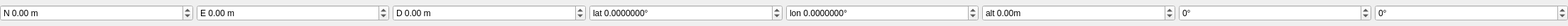
<?xml version="1.0" encoding="UTF-8"?>
<ui version="4.0">
 <class>QGCMissionNavTakeoff</class>
 <widget class="QWidget" name="QGCMissionNavTakeoff">
  <property name="geometry">
   <rect>
    <x>0</x>
    <y>0</y>
    <width>2208</width>
    <height>37</height>
   </rect>
  </property>
  <property name="sizePolicy">
   <sizepolicy hsizetype="Preferred" vsizetype="Preferred">
    <horstretch>0</horstretch>
    <verstretch>0</verstretch>
   </sizepolicy>
  </property>
  <property name="minimumSize">
   <size>
    <width>0</width>
    <height>0</height>
   </size>
  </property>
  <property name="windowTitle">
   <string>Form</string>
  </property>
  <property name="styleSheet">
   <string notr="true"/>
  </property>
  <layout class="QHBoxLayout" name="horizontalLayout">
   <property name="spacing">
    <number>5</number>
   </property>
   <property name="margin">
    <number>0</number>
   </property>
   <item>
    <widget class="QDoubleSpinBox" name="posNSpinBox">
     <property name="sizePolicy">
      <sizepolicy hsizetype="Expanding" vsizetype="Fixed">
       <horstretch>0</horstretch>
       <verstretch>0</verstretch>
      </sizepolicy>
     </property>
     <property name="focusPolicy">
      <enum>Qt::WheelFocus</enum>
     </property>
     <property name="toolTip">
      <string>Position X coordinate</string>
     </property>
     <property name="statusTip">
      <string>Position X corrdinate</string>
     </property>
     <property name="wrapping">
      <bool>false</bool>
     </property>
     <property name="frame">
      <bool>true</bool>
     </property>
     <property name="accelerated">
      <bool>true</bool>
     </property>
     <property name="keyboardTracking">
      <bool>false</bool>
     </property>
     <property name="prefix">
      <string>N </string>
     </property>
     <property name="suffix">
      <string> m</string>
     </property>
     <property name="minimum">
      <double>-10000.000000000000000</double>
     </property>
     <property name="maximum">
      <double>10000.000000000000000</double>
     </property>
     <property name="singleStep">
      <double>0.050000000000000</double>
     </property>
    </widget>
   </item>
   <item>
    <widget class="QDoubleSpinBox" name="posESpinBox">
     <property name="sizePolicy">
      <sizepolicy hsizetype="Expanding" vsizetype="Fixed">
       <horstretch>0</horstretch>
       <verstretch>0</verstretch>
      </sizepolicy>
     </property>
     <property name="focusPolicy">
      <enum>Qt::WheelFocus</enum>
     </property>
     <property name="toolTip">
      <string>Position Y/Longitude coordinate</string>
     </property>
     <property name="statusTip">
      <string>Position Y/Longitude coordinate</string>
     </property>
     <property name="keyboardTracking">
      <bool>false</bool>
     </property>
     <property name="prefix">
      <string>E </string>
     </property>
     <property name="suffix">
      <string> m</string>
     </property>
     <property name="minimum">
      <double>-10000.000000000000000</double>
     </property>
     <property name="maximum">
      <double>10000.000000000000000</double>
     </property>
     <property name="singleStep">
      <double>0.050000000000000</double>
     </property>
     <property name="value">
      <double>0.000000000000000</double>
     </property>
    </widget>
   </item>
   <item>
    <widget class="QDoubleSpinBox" name="posDSpinBox">
     <property name="sizePolicy">
      <sizepolicy hsizetype="Expanding" vsizetype="Fixed">
       <horstretch>0</horstretch>
       <verstretch>0</verstretch>
      </sizepolicy>
     </property>
     <property name="focusPolicy">
      <enum>Qt::WheelFocus</enum>
     </property>
     <property name="toolTip">
      <string>Position Z coordinate (local frame, negative)</string>
     </property>
     <property name="statusTip">
      <string/>
     </property>
     <property name="keyboardTracking">
      <bool>false</bool>
     </property>
     <property name="prefix">
      <string>D </string>
     </property>
     <property name="suffix">
      <string> m</string>
     </property>
     <property name="minimum">
      <double>-10000.000000000000000</double>
     </property>
     <property name="maximum">
      <double>10000.000000000000000</double>
     </property>
     <property name="singleStep">
      <double>0.050000000000000</double>
     </property>
    </widget>
   </item>
   <item>
    <widget class="QDoubleSpinBox" name="latSpinBox">
     <property name="sizePolicy">
      <sizepolicy hsizetype="Expanding" vsizetype="Fixed">
       <horstretch>0</horstretch>
       <verstretch>0</verstretch>
      </sizepolicy>
     </property>
     <property name="focusPolicy">
      <enum>Qt::WheelFocus</enum>
     </property>
     <property name="toolTip">
      <string>Latitude in degrees</string>
     </property>
     <property name="statusTip">
      <string>Latitude in degrees</string>
     </property>
     <property name="keyboardTracking">
      <bool>false</bool>
     </property>
     <property name="prefix">
      <string>lat </string>
     </property>
     <property name="suffix">
      <string>°</string>
     </property>
     <property name="decimals">
      <number>7</number>
     </property>
     <property name="minimum">
      <double>-90.000000000000000</double>
     </property>
     <property name="maximum">
      <double>90.000000000000000</double>
     </property>
     <property name="singleStep">
      <double>0.000010000000000</double>
     </property>
    </widget>
   </item>
   <item>
    <widget class="QDoubleSpinBox" name="lonSpinBox">
     <property name="sizePolicy">
      <sizepolicy hsizetype="Expanding" vsizetype="Fixed">
       <horstretch>0</horstretch>
       <verstretch>0</verstretch>
      </sizepolicy>
     </property>
     <property name="focusPolicy">
      <enum>Qt::WheelFocus</enum>
     </property>
     <property name="toolTip">
      <string>Longitude in degrees</string>
     </property>
     <property name="statusTip">
      <string>Longitude in degrees</string>
     </property>
     <property name="keyboardTracking">
      <bool>false</bool>
     </property>
     <property name="prefix">
      <string>lon </string>
     </property>
     <property name="suffix">
      <string>°</string>
     </property>
     <property name="decimals">
      <number>7</number>
     </property>
     <property name="minimum">
      <double>-180.000000000000000</double>
     </property>
     <property name="maximum">
      <double>180.000000000000000</double>
     </property>
     <property name="singleStep">
      <double>0.000010000000000</double>
     </property>
    </widget>
   </item>
   <item>
    <widget class="QDoubleSpinBox" name="altSpinBox">
     <property name="sizePolicy">
      <sizepolicy hsizetype="Expanding" vsizetype="Fixed">
       <horstretch>0</horstretch>
       <verstretch>0</verstretch>
      </sizepolicy>
     </property>
     <property name="toolTip">
      <string>Altitude in meters</string>
     </property>
     <property name="statusTip">
      <string>Altitude in meters</string>
     </property>
     <property name="keyboardTracking">
      <bool>false</bool>
     </property>
     <property name="prefix">
      <string>alt </string>
     </property>
     <property name="suffix">
      <string>m</string>
     </property>
     <property name="decimals">
      <number>2</number>
     </property>
     <property name="minimum">
      <double>-100000.000000000000000</double>
     </property>
     <property name="maximum">
      <double>100000.000000000000000</double>
     </property>
    </widget>
   </item>
   <item>
    <widget class="QDoubleSpinBox" name="yawSpinBox">
     <property name="sizePolicy">
      <sizepolicy hsizetype="Expanding" vsizetype="Fixed">
       <horstretch>0</horstretch>
       <verstretch>0</verstretch>
      </sizepolicy>
     </property>
     <property name="focusPolicy">
      <enum>Qt::StrongFocus</enum>
     </property>
     <property name="toolTip">
      <string>Rotary wing only: Desired yaw angle at waypoint</string>
     </property>
     <property name="statusTip">
      <string>Rotary wing only: Desired yaw angle at waypoint</string>
     </property>
     <property name="wrapping">
      <bool>true</bool>
     </property>
     <property name="keyboardTracking">
      <bool>false</bool>
     </property>
     <property name="prefix">
      <string/>
     </property>
     <property name="suffix">
      <string>°</string>
     </property>
     <property name="decimals">
      <number>0</number>
     </property>
     <property name="minimum">
      <double>-180.000000000000000</double>
     </property>
     <property name="maximum">
      <double>180.000000000000000</double>
     </property>
    </widget>
   </item>
   <item>
    <widget class="QDoubleSpinBox" name="minPitchSpinBox">
     <property name="sizePolicy">
      <sizepolicy hsizetype="MinimumExpanding" vsizetype="Fixed">
       <horstretch>0</horstretch>
       <verstretch>0</verstretch>
      </sizepolicy>
     </property>
     <property name="toolTip">
      <string>Minimum Pitch</string>
     </property>
     <property name="statusTip">
      <string>Minimum Pitch</string>
     </property>
     <property name="keyboardTracking">
      <bool>false</bool>
     </property>
     <property name="suffix">
      <string>°</string>
     </property>
     <property name="decimals">
      <number>0</number>
     </property>
     <property name="minimum">
      <double>-90.000000000000000</double>
     </property>
     <property name="maximum">
      <double>90.000000000000000</double>
     </property>
     <property name="value">
      <double>0.000000000000000</double>
     </property>
    </widget>
   </item>
  </layout>
 </widget>
 <resources/>
 <connections/>
</ui>
